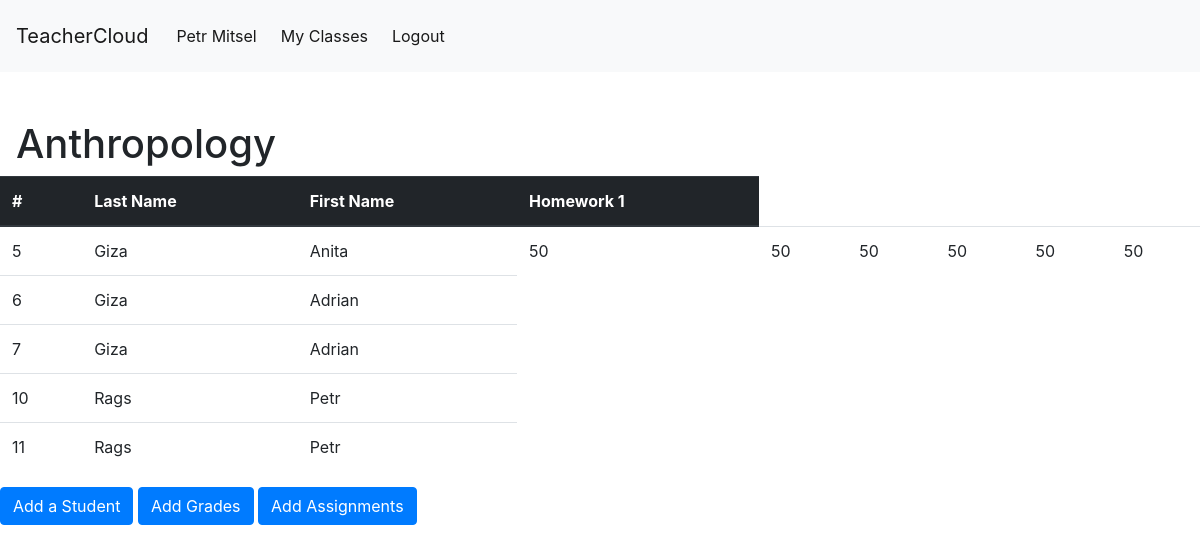
Page /course/11 (signed in) on the committed database.
### project/models.py (models this page shows, shortened)
class User(db.Model, UserMixin):
    __tablename__ = "users"
    id = db.Column(db.Integer, primary_key=True)
    firstname = db.Column(db.String(100), nullable=True)
    lastname = db.Column(db.String(20), nullable=False)
    email = db.Column(db.String(120), unique=True, nullable=False)
    password = db.Column(db.String(60), nullable=True)
    courses = db.relationship("Course", backref="Teacher", lazy=True)

class Course(db.Model):
    id = db.Column("course_id", db.Integer, primary_key=True)
    name = db.Column(db.String(100), nullable=False)
    students = db.relationship("Student", backref="Course", lazy=True)
    teacher_id = db.Column(db.Integer, db.ForeignKey("users.id"), nullable=False)
    assignments = db.relationship("Assignment", backref="Course", lazy=True)

class Assignment(db.Model):
    __tablename__ = "assignment"
    id = db.Column("assignment_id", db.Integer, primary_key=True)
    course_id = db.Column(db.Integer, db.ForeignKey("course.course_id"), nullable=False)
    weight = db.Column(db.Integer, nullable=False)
    assignment_name = db.Column(db.String(100), nullable=True)
    description = db.Column(db.Text, nullable=True)
    def __repr__(self):
        return f"{self.assignment_name}"

class Student(db.Model):
    first_name = db.Column(db.String(100), nullable=True)
    last_name = db.Column(db.String(100), nullable=True)
    id = db.Column("student_id", db.Integer, primary_key=True)
    course_id = db.Column(db.Integer, db.ForeignKey("course.course_id"), nullable=False)
    grades = db.relationship("Grade", backref="Student", lazy=True)
    def __repr__(self):
        return f"{self.first_name},{self.last_name}"

class Grade(db.Model):
    id = db.Column("grade_id", db.Integer, primary_key=True)
    value = db.Column(db.Integer, nullable=False)
    student_id = db.Column(
        db.Integer, db.ForeignKey("student.student_id"), nullable=False
    )
    assignment_id = db.Column(
        db.Integer, db.ForeignKey("assignment.assignment_id"), nullable=False
    )

### project/routes.py (the view, shortened to what this page needs)
@app.route("/course/<course_id>", methods=["GET", "POST"])
@login_required
def course_detail(course_id):
    course = Course.query.filter_by(id=course_id).first()
    addstudentform = AddStudentForm()
    addassignment_form = AddAssignmentForm()
    addgrades_form = AddGradesForm()
    addgrades_form.course_id = course_id
    addgrades_form.student.query = Student.query.filter_by(course_id=course_id)
    addgrades_form.assignment.query = Assignment.query.filter_by(course_id=course_id)
    return render_template(
        "course_detail.html",
        user=current_user,
        course=course,
        addstudentform=addstudentform,
        addgrades_form=addgrades_form,
        addassignment_form=addassignment_form,
    )

### project/models.py (called while the page is built)
@login_manager.user_loader
def load_user(user_id):
    return User.query.get(int(user_id))

### project/templates/course_detail.html (shortened to what this page needs)
{%extends "index.html"%}
{%block content%}
<div class="mx-3">
    <h1>{{course.name | capitalize}}</h1>
</div>
<table class="table table-hover">
    <thead class="thead-dark">
        <tr>
            <th scope="col">#</th>
            <th scope="col">Last Name</th>
            <th scope="col">First Name</th>
            {% for assignment in course.assignments %}
            <th scope="col">{{assignment.assignment_name}}</th>
            {% endfor %}
        </tr>
    </thead>
    <tbody>
        {% for student in course.students %}
        <tr>
            <td>{{student.id}}</td>
            <td>{{student.last_name|capitalize}}</td>
            <td>{{student.first_name|capitalize}}</td>
            {% for grade in student.grades %}
            <td>{{grade.value}}</td>
            {% endfor %}
        </tr>
        {% endfor %}
    </tbody>
</table>
<button type="button" class="btn btn-primary" id="modalButton" data-toggle="modal" data-target="#exampleModal"
    data-whatever="@mdo">Add a Student</button>
<button type="button" class="btn btn-primary" id="modalButton" data-toggle="modal" data-target="#gradeModal"
    data-whatever="@zzz">Add Grades</button>
<button type="button" class="btn btn-primary" id="modalButton" data-toggle="modal" data-target="#assignmentModal"
    data-whatever="@zzz">Add Assignments</button>
{% endblock content %}

### project/templates/navbar.html (shortened to what this page needs)
<!doctype html>
<html lang="en">
<body>
  <nav class="navbar navbar-expand-lg navbar-light bg-light">
    <a class="navbar-brand" href="{{ url_for('home') }}">TeacherCloud</a>
    <div class="collapse navbar-collapse" id="navbarSupportedContent">
      <ul class="navbar-nav mr-auto">
        {% if current_user.is_authenticated %}
        <li class="nav-item active my-2 mx-1">
          <a class="nav-link" href="{{ url_for('profile') }}">{{current_user.firstname| capitalize}}
            {{current_user.lastname| capitalize}}</a>
        </li>
        <li class="nav-item active my-2 mx-1">
          <a class="nav-link" href="{{ url_for('myclasses') }}">My Classes </a>
        </li>
        <li class="nav-item active my-2 mx-1">
          <a class="nav-link" href="{{ url_for('logout') }}">Logout</a>
        </li>
        {% endif %}
      </ul>
  </nav>
</body>
<html>

### project/static/styles.css (style rules this page uses)
body,html { height: 100%; width: 100%; padding: 0; background: #ffffff !important; font-family: 'Vidaloka', serif; }

### rows in the picture
User: firstname "Petr", lastname "Mitsel"
Course: name "Anthropology"
Assignment: assignment_name "Homework 1"
Student: id "5", last_name "Giza", first_name "Anita"
Grade: value "50"
Grade: value "50"
Grade: value "50"
Grade: value "50"
Grade: value "50"
Grade: value "50"
Student: id "6", last_name "Giza", first_name "Adrian"
Student: id "7", last_name "Giza", first_name "Adrian"
Student: id "10", last_name "Rags", first_name "Petr"
Student: id "11", last_name "Rags", first_name "Petr"
